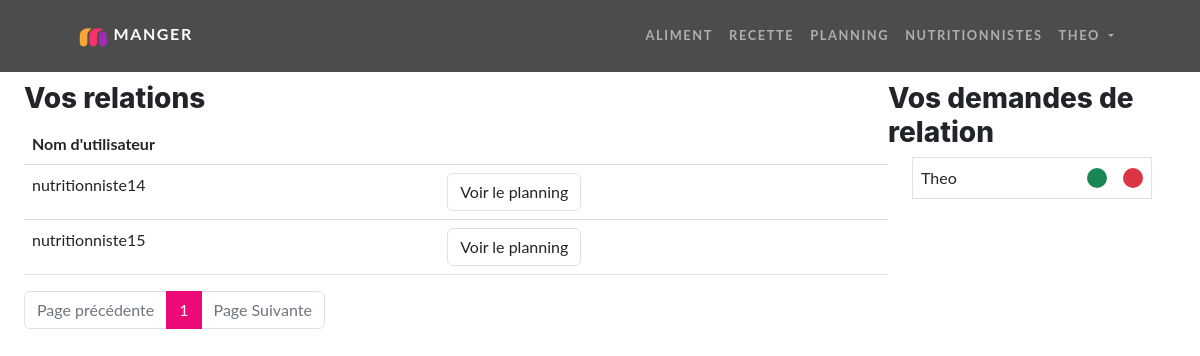
The page /nutritionnisteGestionRelation (signed in) on the database as committed earlier.
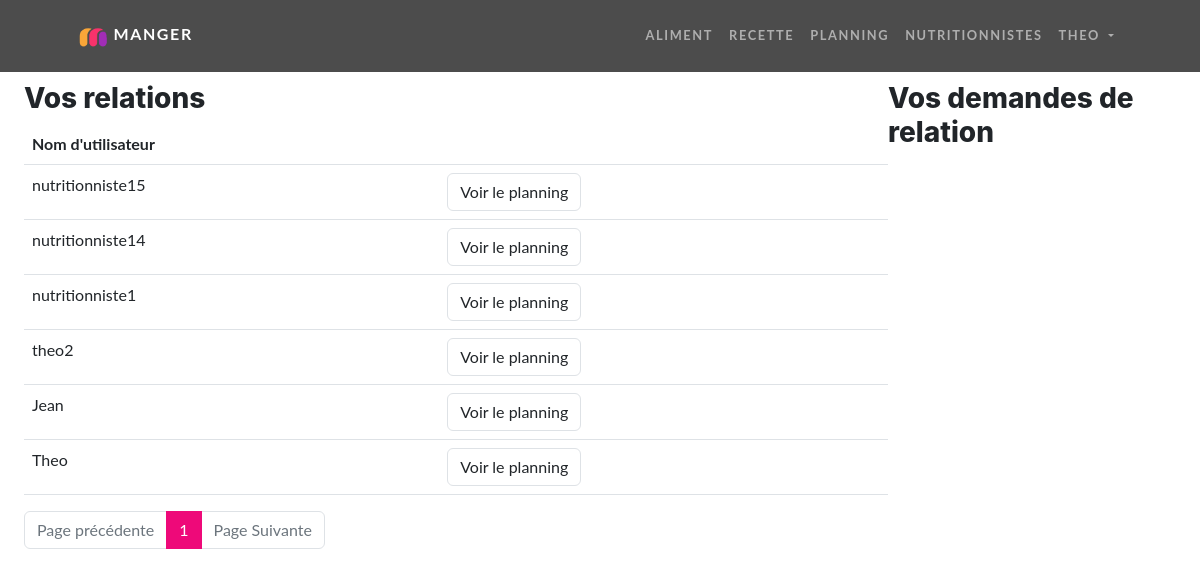
The same page on the database as committed later.
### tables this page shows
CREATE TABLE IF NOT EXISTS `utilisateurs` (
  `id` varchar(13) NOT NULL,
  `role` enum('utilisateur','admin','nutritionniste') NOT NULL,
  `nom_utilisateur` varchar(255) NOT NULL,
  `mdp` varchar(255) NOT NULL,
  `email` varchar(255) NOT NULL,
  `token` varchar(100) DEFAULT NULL,
  PRIMARY KEY (`id`)
);

CREATE TABLE IF NOT EXISTS `notification` (
  `id` varchar(13) NOT NULL,
  `type` varchar(255) DEFAULT NULL,
  `idUserOrigine` int DEFAULT NULL,
  `idUserDest` int DEFAULT NULL,
  `date` datetime DEFAULT NULL,
  PRIMARY KEY (`id`),
  KEY `fk_idUserOrigine` (`idUserOrigine`),
  KEY `fk_idUserDest` (`idUserDest`)
);

### src/Controllers/Controller.php (called while the page is built, shortened)
<?php
abstract class Controller {
    function render (string $fichier, array $donnees = [], string $template = 'default.php') {
        extract($donnees);
        require_once ROOT . '/Views/' . $fichier;
    }
    function getUserIdCo() {
        if(isset($_SESSION['utilisateur'])) {
            return $_SESSION['utilisateur']['id'];
        }
        return -1;
    }
}

### src/Controllers/NutritionnisteGestionRelationController.php (called while the page is built, shortened)
<?php
class NutritionnisteGestionRelationController extends Controller {
    public function index() {
        $repo = new RelationNutritionnisteModel();
        $itemsParPage = 12;
        $nbItems = $repo->countAll(['idNutritionniste' => $this->getUserIdCo()]);
        $nbPage = ceil((int)$nbItems->items / $itemsParPage);
        if (isset($_GET['page']) && !empty($_GET['page'])) {
            $pageActuelle = (int) $this->secure($_GET['page']);
            if ($pageActuelle > $nbPage) {
                $pageActuelle = $nbPage;
            }
        } else {
            $pageActuelle = 1;
        }
        $premierItem = $pageActuelle * $itemsParPage - $itemsParPage;
        $items = $repo->findByLimitesUtilisateursRelationNutritionnisteDetails($premierItem, $itemsParPage, $this->getUserIdCo());
        $repoNotification = new NotificationModel();
        $notificationsDemande = $repoNotification->findUserOrigineNameByUserDest($this->getUserIdCo());
        return $this->render('nutritionnisteGestionRelation/index.php', [
            'relations' => $items,
            'pageActuelle' => $pageActuelle,
            'nbPage' => $nbPage,
            'notificationsDemande' => $notificationsDemande,
        ]);
    }
}

### index.php (called while the page is built, shortened)
<?php
$app = new Main();
$app->start();

### src/Models/RelationNutritionnisteModel.php (called while the page is built, shortened)
<?php
class RelationNutritionnisteModel extends Model {
    public function __construct() {
        $this->table = 'relationnutritionniste';
    }
    public function findByLimitesUtilisateursRelationNutritionnisteDetails($premierItem, $nbItem, $idNutritionniste) {
        $query = 'SELECT utilisateurs.id, nom_utilisateur
                    FROM relationnutritionniste
                    JOIN utilisateurs ON utilisateurs.id = relationnutritionniste.idClient
                    WHERE relationnutritionniste.idNutritionniste = ' . $idNutritionniste .
                    ' LIMIT ' . $premierItem . ', ' .$nbItem;
        return $this->executeQuery($query)->fetchAll();
    }
}

### src/Core/Database.php (called while the page is built, shortened)
<?php
class Database extends PDO {
    private static $instance;
    private function __construct() {
        $_dsn = 'mysql:dbname=' .  $_ENV['DBNAME'] .  ';host=' . $_ENV['DBHOST'];
    }
    public static function getInstance():self {
        if(self::$instance === null) {
            self::$instance = new self();
        }
        return self::$instance;
    }
}

### src/Models/Model.php (called while the page is built, shortened)
<?php
class Model extends Database {
    protected $table;
    public function countAll(array $criteres = []) {
        if(!empty($criteres)) {
            $champs = [];
            $valeurs = [];
            foreach($criteres as $champ => $valeur) {
                $champs[] = "$champ = ?";
                $valeurs[] = $valeur;
            }
            $listChamps = implode(' AND ', $champs);
            $query = $this->executeQuery('SELECT count(*) AS items FROM ' . $this->table . ' WHERE ' . $listChamps, $valeurs);
        }else{
            $query = $this->executeQuery('SELECT count(*) AS items FROM ' . $this->table);
        }
        return $query->fetch();
    }
    public function executeQuery(string $sql, array $attributs = null){
        $this->db = Database::getInstance();
        if($attributs !== null) {
            $query = $this->db->prepare($sql);
            $query->execute($attributs);
            return $query;
        }else{
            return $this->db->query($sql);
        }
    }
}

### src/Models/NotificationModel.php (called while the page is built, shortened)
<?php
class NotificationModel extends Model {
    public function findUserOrigineNameByUserDest($idUserDest) {
        $query = 'SELECT notification.id AS idNotification, idUserOrigine, date, nom_utilisateur
                    FROM notification
                    LEFT JOIN utilisateurs ON notification.idUserOrigine = utilisateurs.id
                    WHERE idUserDest = ' . $idUserDest .'
                    AND type = "demande-nutritionniste"
                    ORDER BY date';
        return $this->executeQuery($query)->fetchAll();
    }
}

### Views/nutritionnisteGestionRelation/index.php (the view, shortened to what the changed rows need)
<head>
</head>
<main class="px-4 d-flex">
    <section class="col-9">
        <table class="table">
            <thead>
                <th>Nom d'utilisateur</th>
                <th></th>
            </thead>
            <tbody>
                <?php foreach ($relations as $index => $relation) : ?>
                    <tr>
                        <td><?= $relation->nom_utilisateur ?></td>
                        <td><a href="/nutritionnisteGestionRelation/voirPlanning/<?= $relation->id ?>" class="btn border text-decoration-none">Voir le planning</a></td>
                    </tr>
                <?php endforeach ?>
            </tbody>
        </table>
        <nav>
            <ul class="pagination">
                <?php for ($page = 1; $page <= $nbPage; $page++) : ?>
                    <li class="page-item <?= ($pageActuelle == $page) ? "active" : "" ?>">
                        <a href="?page=<?= $page ?>" class="page-link"><?= $page ?></a>
                    </li>
                <?php endfor ?>
            </ul>
        </nav>
    </section>
    <section class="">
        <ul class="list-unstyled">
            <?php foreach ($notificationsDemande as $index => $notificationDemande) : ?>
                <li class="mx-1 d-flex border mx-4 mb-2 p-2" id="<?= $notificationDemande->idNotification ?>">
                    <?= $notificationDemande->nom_utilisateur ?>
                    <div class="ms-auto d-flex align-items-center gap-3">
                        <a class="rounded-circle bg-success pe-auto" onclick="clickNotification('<?= $notificationDemande->idNotification ?>','<?= $notificationDemande->idUserOrigine ?>', true)" style="width: 20px;height: 20px;cursor: pointer;"></a>
                        <a class="rounded-circle bg-danger" onclick="clickNotification('<?= $notificationDemande->idNotification ?>','<?= $notificationDemande->idUserOrigine ?>', false)" style="width: 20px;height: 20px;cursor: pointer;"></a>
                    </div>
                </li>
            <?php endforeach ?>
        </ul>
    </section>
</main>

Rows that differ between the two databases and show on the page:
removed notification: utilisateurs.nom_utilisateur "Theo", idUserOrigine 1 (drawn)
changed utilisateurs "nutritionniste15": moves up the list
now on this page (row edited): utilisateurs: nom_utilisateur "nutritionniste1"
now on this page (row edited): utilisateurs: nom_utilisateur "theo2"
now on this page (row edited): utilisateurs: nom_utilisateur "Jean"
now on this page (row edited): utilisateurs: nom_utilisateur "Theo"
